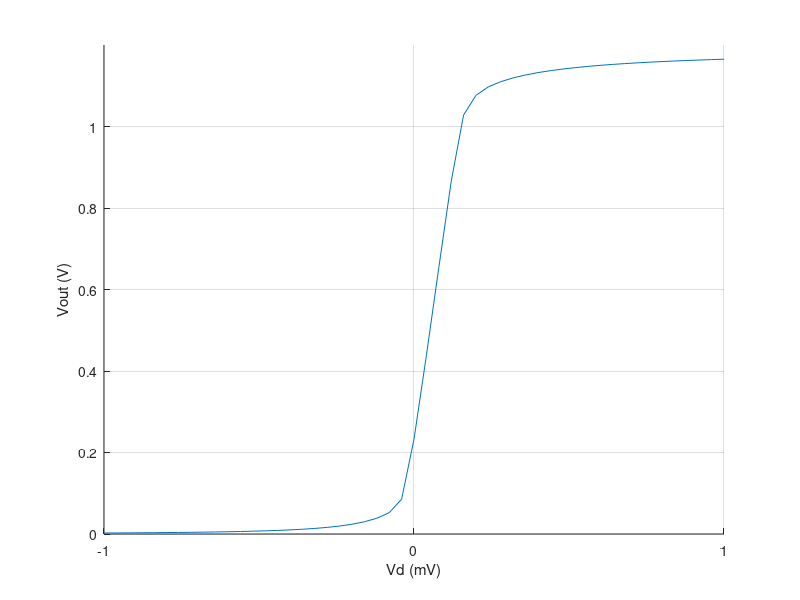

Write MATLAB code to recreate this figure.
clear all; close all; clc;

%% Read data from CSV in the same folder
M = csvread('dc_dm.csv',1,0);
vin = M(:,1).*1000;
vout = M(:,2);

%% Generate plot
hold on;
plot(vin,vout);
xlabel('Vd (mV)');
xticks(min(vin):1:max(vin));
ylabel('Vout (V)');
axis([min(vin),max(vin),0,1.2]);
grid on;

saveas(gcf,'dc_dm.eps','epsc');
